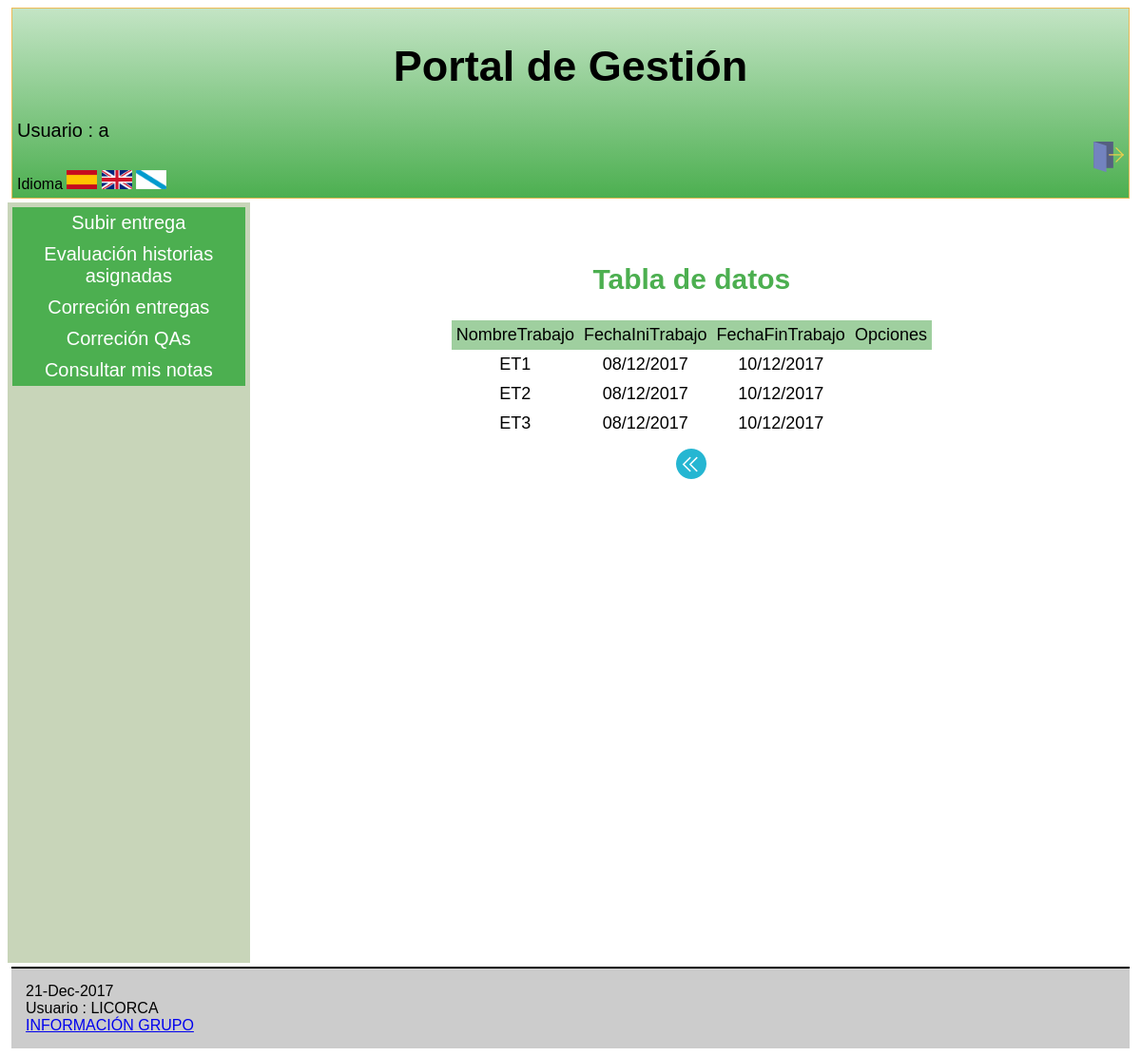
The page /Controllers/ENTREGA_CONTROLLER.php?action=SUBIRET (signed in) on the database its author committed.
### tables this page shows
CREATE TABLE `TRABAJO` (
  `IdTrabajo` varchar(6) NOT NULL,
  `NombreTrabajo` varchar(60) NOT NULL,
  `FechaIniTrabajo` date NOT NULL,
  `FechaFinTrabajo` date NOT NULL,
  `PorcentajeNota` decimal(2,0) NOT NULL
);

### Functions/BdAdmin.php (called while the page is built, shortened)
<?php
function ConectarBD()
	{
	    $mysqli = new mysqli("localhost", "userET3", "passET3", "IUET32017");
		return $mysqli;
	}
?>

### Functions/permisosAcc.php (called while the page is built)
<?php
include_once '../Functions/BdAdmin.php';
include_once '../Models/USU_GRUPO_MODEL.php';
include_once '../Models/PERMISO_MODEL.php';
function permisosAcc( $login, $funcionalidad, $accion ) {
	$ADMIN = new USU_GRUPO( $login, '' );
	if ( !$ADMIN->comprobarAdmin() ) {
		$PERMISO = new PERMISO_MODEL( '', $funcionalidad, $accion,'','','' );
		return $PERMISO->comprobarPermisos( $login );
	} else {
		return true;
	}
}
?>

### Models/USU_GRUPO_MODEL.php (called while the page is built, shortened)
<?php
 include_once '../Functions/BdAdmin.php';
    class USU_GRUPO{
        var $login;
        var $mysqli;
        public function __construct($login, $IdGrupo){
            $this->login = $login;
            $this->mysqli=ConectarBD();
        }
   function comprobarAdmin(){
		$sql = "SELECT * FROM USU_GRUPO WHERE login = '$this->login' && IdGrupo = '00000A'";
		$resultado = $this->mysqli->query($sql);
		if($resultado->num_rows == 0){
			return false;
		}else{
			return true;
		}
   }
    }
?>

### Models/PERMISO_MODEL.php (called while the page is built, shortened)
<?php
    class PERMISO_MODEL{
        var $IdFuncionalidad;
        var $IdAccion;
        var $mysqli;
        function __construct($IdGrupo, $IdFuncionalidad, $IdAccion, $NombreGrupo, $NombreFuncionalidad, $NombreAccion){
            $this->IdFuncionalidad = $IdFuncionalidad;
            $this->IdAccion = $IdAccion;
            include_once '../Functions/BdAdmin.php';
            $this->mysqli=ConectarBD();
        }
function comprobarPermisos($login){
	$sql = "SELECT DISTINCT U.login, P.IdGrupo, P.IdFuncionalidad FROM PERMISO P, USU_GRUPO U WHERE U.login = '$login' &&  (U.IdGrupo = P.IdGrupo && P.IdFuncionalidad = '$this->IdFuncionalidad' && P.IdAccion = '$this->IdAccion') ";
			$resultado = $this->mysqli->query( $sql );
			if ( $resultado->num_rows == 0 ) {
				return false;
			} else {
				return true;
			}
}
    }
?>

### Models/TRABAJO_MODEL.php (called while the page is built, shortened)
<?php
class TRABAJO{
    var $IdTrabajo;
    var $FechaIniTrabajo;
    var $FechaFinTrabajo;
    var $PorcentajeNota;
    function __construct($IdTrabajo,$NombreTrabajo,$FechaIniTrabajo,$FechaFinTrabajo,$PorcentajeNota){
        $this->IdTrabajo=$IdTrabajo;
        $this->FechaIniTrabajo=$FechaIniTrabajo;
        $this->FechaFinTrabajo=$FechaFinTrabajo;
        $this->PorcentajeNota=$PorcentajeNota;
		      include_once '../Functions/BdAdmin.php';
		      $this->mysqli = ConectarBD();
    }
	function SEARCH2() {
		$sql = "select IdTrabajo,
                        NombreTrabajo,
                        FechaIniTrabajo,
                        FechaFinTrabajo,
                        PorcentajeNota
       			from TRABAJO
    			where
    				(
					(BINARY IdTrabajo LIKE '%$this->IdTrabajo%') &&
                    (BINARY NombreTrabajo LIKE '%ET%') &&
                    (BINARY DATE_FORMAT(FechaIniTrabajo,'%d/%m/%Y') LIKE '%$this->FechaIniTrabajo%') &&
                    (BINARY DATE_FORMAT(FechaFinTrabajo,'%d/%m/%Y') LIKE '%$this->FechaFinTrabajo%') &&
                    (BINARY PorcentajeNota LIKE '%$this->PorcentajeNota%') &&  CURDATE() >= FechaIniTrabajo
    				)";
		if ( !( $resultado = $this->mysqli->query( $sql ) ) ) {
			return 'Error en la consulta sobre la base de datos';
		} else {
			return $resultado;
		}
	}
    }
?>

### Views/ENTREGA/ENTREGA_SUBIRET_View.php (the view, shortened to what this page needs)
<?php
class ENTREGA_SHOWET {
	function __construct( $lista, $datos) {
		$this->lista = $lista;
		$this->datos = $datos;
		$this->render($this->lista,$this->datos);
	}
	function render($lista,$datos){
		$this->datos = $datos;
		include '../Views/Header.php';
        include_once '../Functions/permisosAcc.php';
?>
		<div class="seccion">
			<h2>
				<?php echo $strings['Tabla de datos'];?>
			</h2>
			<table>
				<tr>
<?php
					foreach ( $lista as $atributo ) {
?>
					<th>
						<?php echo $strings[$atributo]?>
					</th>
<?php
					}
		if(permisosAcc($_SESSION['login'],8,2)==true){
?>
					<th>
						<?php echo $strings['Opciones']?>
					</th>
       <?php } ?>
				</tr>
<?php
				while ( $fila = mysqli_fetch_array( $this->datos ) ) {
?>
				<tr>
<?php
					foreach ( $lista as $atributo ) {
?>
					<td>
<?php 				if ( $atributo == 'FechaIniTrabajo' ) {
						$fila[ $atributo ] = date( "d/m/Y", strtotime( $fila[ $atributo ] ) );
					}
					if ( $atributo == 'FechaFinTrabajo' ) {
							$fila[ $atributo ] = date( "d/m/Y", strtotime( $fila[ $atributo ] ) );
					}
						echo $fila[ $atributo ];
?>
					</td>
<?php
					}
?>
					<td>
				</tr>
<?php
				}
?>
			</table>
			<form action='../Controllers/ENTREGA_CONTROLLER.php?action=SUBIRET' method="post">
				<button type="submit"><img src="../Views/icon/atras.png" alt="<?php echo $strings['Atras']?>" /></button>
			</form>
		</div>
<?php
		include '../Views/Footer.php';
		}
		}
?>

### Views/css/estilos.css (style rules this page uses)
body { font-family: Arial; background: white; }
h2 { text-align:center; font-size: 30px; color: #4CAF50; }
table { padding:1px; margin-top:0px; border-spacing:0px; font-family: Arial; font-size: 20px; border: 0px solid #000; margin: 0 auto ; text-align: left; }
th,td { padding: 5px; text-align: center; font-size: 18px; border: 0px solid #000; }
th { background-color: #9fcf9f; font-weight:normal; border: 0px solid #000; }
.seccion { padding:10px; padding-bottom: 30px; margin: 20px; text-align:center; }
button { background-color:white; border: none; margin-top: 10px; padding:0px; }

### rows shown on the page
trabajo: NombreTrabajo "ET1", atributo "08/12/2017", atributo "10/12/2017"
trabajo: NombreTrabajo "ET2", atributo "08/12/2017", atributo "10/12/2017"
trabajo: NombreTrabajo "ET3", atributo "08/12/2017", atributo "10/12/2017"

### other values the page prints
$strings['Portal de Gestión'] "Portal de Gestión"
$strings['Usuario'] "Usuario"
$_SESSION['login'] "a"
$strings['idioma'] "Idioma"
$strings['Subir entrega'] "Subir entrega"
$strings['Evaluar Historias QA'] "Evaluación historias asignadas"
$strings['Correción entregas'] "Correción entregas"
$strings['Consulta de correciones'] "Correción QAs"
$strings['Consultar mis notas'] "Consultar mis notas"
$strings['Tabla de datos'] "Tabla de datos"
$strings[$atributo] "NombreTrabajo"
$strings[$atributo] "FechaIniTrabajo"
$strings[$atributo] "FechaFinTrabajo"
$strings['Opciones'] "Opciones"
date("d-M-Y", mktime()) "21-Dec-2017"
